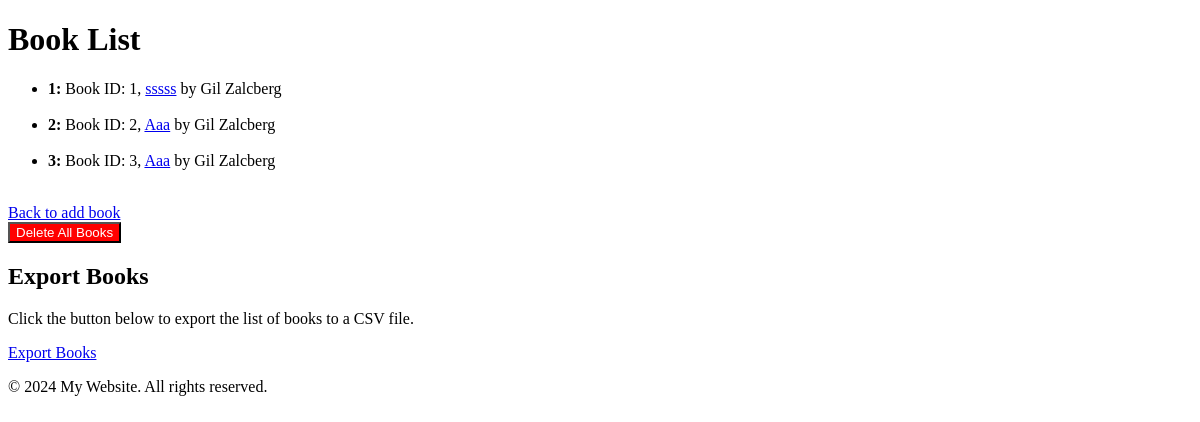
Page /book_list/ on the earlier database version.
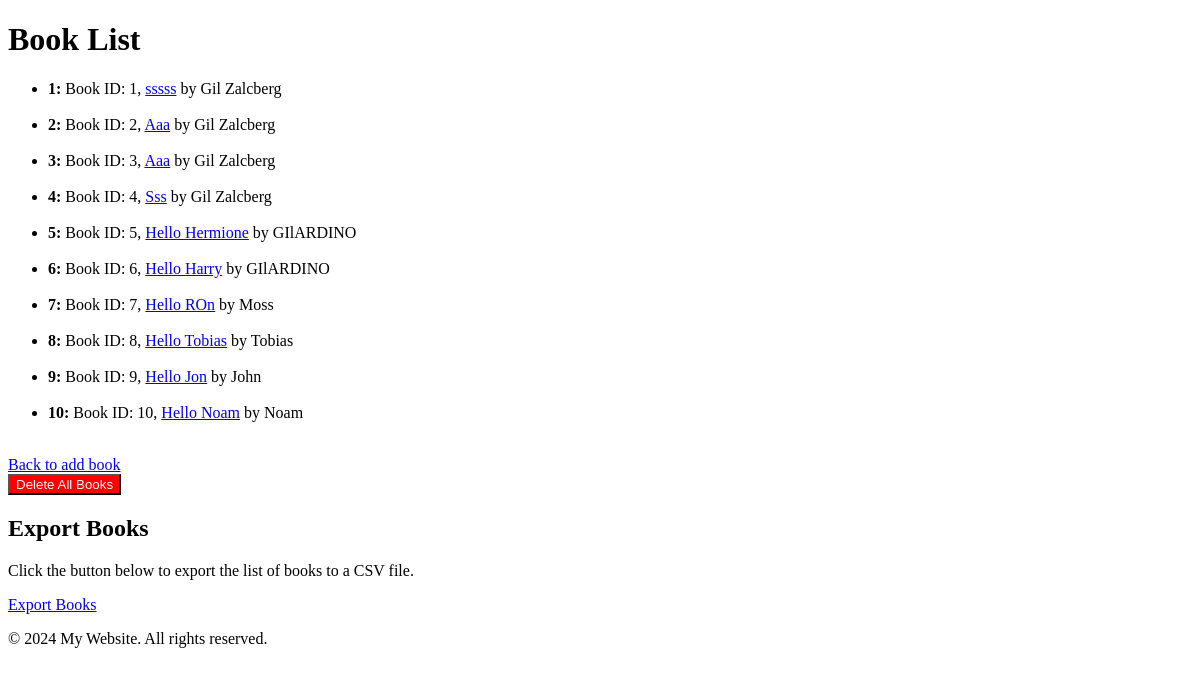
Same page on the later database version.
### myapp/models.py (models this page shows, shortened)
class Book(SearchableModel, models.Model):
    title = models.CharField(max_length=200, blank=False, null=False)
    content = models.TextField(blank=True, null=True)
    author = models.ForeignKey(Author, on_delete=models.CASCADE)
    price = models.DecimalField(
        max_digits=1000,
        decimal_places=2,
        validators=[MinValueValidator(Decimal('0.00'))], default=33.33
    )
    def get_absolute_url(self):
        return reverse("myapp:book_detail", kwargs={"id": self.id})

### authors/models.py (models this page shows, shortened)
class Author(SearchableModel, models.Model):
    name = models.CharField(max_length=100, blank=False, null=False, unique=True)
    birth_date = models.DateField(null=True,
                                  default=datetime.date.today)
    def __str__(self):
        return self.name

### myapp/views.py (the view)
# urls.py: path('book_list/', BookListView.as_view(), name='book_list'),
class BookListView(ListView):
    queryset = Book.objects.all()
    template_name = 'myapp/book_list.html'
    context_object_name = 'objects'

### myapp/templates/myapp/book_list.html (shortened to what this page needs)
{% extends 'base.html' %}
{% block content %}
<h1>Book List</h1>
<ul>
    {% if objects%}
    {% for instance in objects %}
    <li>
        <strong>{{ forloop.counter }}:</strong>
        Book ID: {{ instance.id }},
        <a href="{{ instance.get_absolute_url }}">{{ instance.title }}</a>
        by {{ instance.author }}
    </li>
    <br>
    {% endfor %}
    {% else %}
    No books for now
    {%endif%}
</ul>
<a href="{% url 'myapp:add_book' %}">Back to add book</a>
<br>
<form method="POST" action="{% url 'myapp:delete_all_books' %}">
    <button type="submit"
            onclick="return confirm('Are you sure you want to delete all books?');"
            style="background-color: red; color: white;">Delete All Books
    </button>
</form>
<h2>Export Books</h2>
<p>Click the button below to export the list of books to a CSV file.</p>
<a href="{% url 'myapp:export_books' %}" class="btn btn-primary">Export
    Books</a>
{% endblock %}

### myapp/templates/base.html (shortened to what this page needs)
<!DOCTYPE html>
<html lang="en">
<head>
</head>
<body>
    <div id="content">
        {% block content %} default xx{% endblock %}
    </div>
    <div id="footer">
        <p>&copy; 2024 My Website. All rights reserved.</p>
    </div>
</body>
</html>

Differences in the rows shown:
added Book: id "4", title "Sss", author "Gil Zalcberg"
added Book: id "5", title "Hello Hermione", author "GIlARDINO"
added Book: id "6", title "Hello Harry", author "GIlARDINO"
added Book: id "7", title "Hello ROn", author "Moss"
added Book: id "8", title "Hello Tobias", author "Tobias"
added Book: id "9", title "Hello Jon", author "John"
added Book: id "10", title "Hello Noam", author "Noam"
